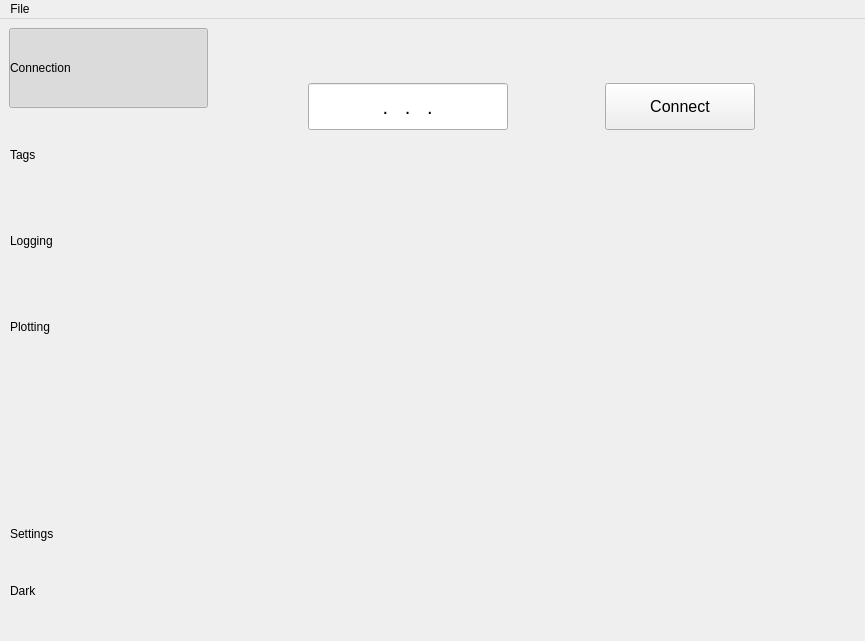
<?xml version="1.0" encoding="UTF-8"?>
<ui version="4.0">
 <class>MainWindow</class>
 <widget class="QMainWindow" name="MainWindow">
  <property name="geometry">
   <rect>
    <x>0</x>
    <y>0</y>
    <width>865</width>
    <height>641</height>
   </rect>
  </property>
  <property name="maximumSize">
   <size>
    <width>16777215</width>
    <height>16777215</height>
   </size>
  </property>
  <property name="windowTitle">
   <string>S7 Connector</string>
  </property>
  <property name="windowIcon">
   <iconset>
    <normaloff>icons/app_icon.jpg</normaloff>icons/app_icon.jpg</iconset>
  </property>
  <property name="tabShape">
   <enum>QTabWidget::TabShape::Rounded</enum>
  </property>
  <widget class="QWidget" name="centralwidget">
   <layout class="QVBoxLayout" name="verticalLayout_2" stretch="15,1">
    <property name="spacing">
     <number>0</number>
    </property>
    <item>
     <layout class="QVBoxLayout" name="mainContainer">
      <item>
       <layout class="QHBoxLayout" name="horizontalLayout" stretch="1,2">
        <property name="spacing">
         <number>0</number>
        </property>
        <property name="sizeConstraint">
         <enum>QLayout::SizeConstraint::SetDefaultConstraint</enum>
        </property>
        <item>
         <widget class="QWidget" name="menuContainer" native="true">
          <property name="sizePolicy">
           <sizepolicy hsizetype="Minimum" vsizetype="Minimum">
            <horstretch>0</horstretch>
            <verstretch>0</verstretch>
           </sizepolicy>
          </property>
          <property name="maximumSize">
           <size>
            <width>200</width>
            <height>16777215</height>
           </size>
          </property>
          <property name="styleSheet">
           <string notr="true">QPushButton {
text-align: left;

}</string>
          </property>
          <layout class="QVBoxLayout" name="verticalLayout_3" stretch="0,0">
           <property name="spacing">
            <number>6</number>
           </property>
           <property name="sizeConstraint">
            <enum>QLayout::SizeConstraint::SetDefaultConstraint</enum>
           </property>
           <property name="leftMargin">
            <number>0</number>
           </property>
           <property name="topMargin">
            <number>0</number>
           </property>
           <property name="rightMargin">
            <number>0</number>
           </property>
           <property name="bottomMargin">
            <number>0</number>
           </property>
           <item>
            <widget class="QWidget" name="pagesButtons" native="true">
             <property name="sizePolicy">
              <sizepolicy hsizetype="Minimum" vsizetype="Minimum">
               <horstretch>0</horstretch>
               <verstretch>0</verstretch>
              </sizepolicy>
             </property>
             <layout class="QVBoxLayout" name="pagesLayout" stretch="2,2,2,2,3,2">
              <property name="spacing">
               <number>6</number>
              </property>
              <property name="leftMargin">
               <number>0</number>
              </property>
              <property name="topMargin">
               <number>0</number>
              </property>
              <property name="rightMargin">
               <number>0</number>
              </property>
              <property name="bottomMargin">
               <number>0</number>
              </property>
              <item>
               <widget class="QPushButton" name="connectionButton">
                <property name="sizePolicy">
                 <sizepolicy hsizetype="Minimum" vsizetype="Preferred">
                  <horstretch>0</horstretch>
                  <verstretch>0</verstretch>
                 </sizepolicy>
                </property>
                <property name="layoutDirection">
                 <enum>Qt::LayoutDirection::LeftToRight</enum>
                </property>
                <property name="styleSheet">
                 <string notr="true"/>
                </property>
                <property name="text">
                 <string>Connection</string>
                </property>
                <property name="icon">
                 <iconset resource="res.qrc">
                  <normaloff>:/light/icons/conn_black.png</normaloff>:/light/icons/conn_black.png</iconset>
                </property>
                <property name="iconSize">
                 <size>
                  <width>24</width>
                  <height>24</height>
                 </size>
                </property>
                <property name="checkable">
                 <bool>true</bool>
                </property>
                <property name="checked">
                 <bool>true</bool>
                </property>
                <property name="flat">
                 <bool>true</bool>
                </property>
                <property name="class" stdset="0">
                 <string>pages-buttons</string>
                </property>
                <attribute name="buttonGroup">
                 <string notr="true">buttonGroup</string>
                </attribute>
               </widget>
              </item>
              <item>
               <widget class="QPushButton" name="tagsButton">
                <property name="sizePolicy">
                 <sizepolicy hsizetype="Minimum" vsizetype="Preferred">
                  <horstretch>0</horstretch>
                  <verstretch>0</verstretch>
                 </sizepolicy>
                </property>
                <property name="layoutDirection">
                 <enum>Qt::LayoutDirection::LeftToRight</enum>
                </property>
                <property name="styleSheet">
                 <string notr="true"/>
                </property>
                <property name="text">
                 <string>Tags</string>
                </property>
                <property name="icon">
                 <iconset resource="res.qrc">
                  <normaloff>:/light/icons/tags_black.png</normaloff>:/light/icons/tags_black.png</iconset>
                </property>
                <property name="iconSize">
                 <size>
                  <width>24</width>
                  <height>24</height>
                 </size>
                </property>
                <property name="checkable">
                 <bool>true</bool>
                </property>
                <property name="flat">
                 <bool>true</bool>
                </property>
                <property name="class" stdset="0">
                 <string>pages-buttons</string>
                </property>
                <attribute name="buttonGroup">
                 <string notr="true">buttonGroup</string>
                </attribute>
               </widget>
              </item>
              <item>
               <widget class="QPushButton" name="loggingButton">
                <property name="sizePolicy">
                 <sizepolicy hsizetype="Minimum" vsizetype="Preferred">
                  <horstretch>0</horstretch>
                  <verstretch>0</verstretch>
                 </sizepolicy>
                </property>
                <property name="layoutDirection">
                 <enum>Qt::LayoutDirection::LeftToRight</enum>
                </property>
                <property name="styleSheet">
                 <string notr="true"/>
                </property>
                <property name="text">
                 <string>Logging</string>
                </property>
                <property name="icon">
                 <iconset resource="res.qrc">
                  <normaloff>:/light/icons/logs_black.png</normaloff>:/light/icons/logs_black.png</iconset>
                </property>
                <property name="iconSize">
                 <size>
                  <width>24</width>
                  <height>24</height>
                 </size>
                </property>
                <property name="checkable">
                 <bool>true</bool>
                </property>
                <property name="flat">
                 <bool>true</bool>
                </property>
                <property name="class" stdset="0">
                 <string>pages-buttons</string>
                </property>
                <attribute name="buttonGroup">
                 <string notr="true">buttonGroup</string>
                </attribute>
               </widget>
              </item>
              <item>
               <widget class="QPushButton" name="plottingButton">
                <property name="sizePolicy">
                 <sizepolicy hsizetype="Minimum" vsizetype="Preferred">
                  <horstretch>0</horstretch>
                  <verstretch>0</verstretch>
                 </sizepolicy>
                </property>
                <property name="cursor">
                 <cursorShape>ArrowCursor</cursorShape>
                </property>
                <property name="layoutDirection">
                 <enum>Qt::LayoutDirection::LeftToRight</enum>
                </property>
                <property name="styleSheet">
                 <string notr="true"/>
                </property>
                <property name="text">
                 <string>Plotting</string>
                </property>
                <property name="icon">
                 <iconset resource="res.qrc">
                  <normaloff>:/light/icons/plot_black.png</normaloff>:/light/icons/plot_black.png</iconset>
                </property>
                <property name="checkable">
                 <bool>true</bool>
                </property>
                <property name="flat">
                 <bool>true</bool>
                </property>
                <property name="class" stdset="0">
                 <string>pages-buttons</string>
                </property>
                <attribute name="buttonGroup">
                 <string notr="true">buttonGroup</string>
                </attribute>
               </widget>
              </item>
              <item>
               <spacer name="verticalSpacer">
                <property name="orientation">
                 <enum>Qt::Orientation::Vertical</enum>
                </property>
                <property name="sizeHint" stdset="0">
                 <size>
                  <width>20</width>
                  <height>40</height>
                 </size>
                </property>
               </spacer>
              </item>
              <item>
               <widget class="QPushButton" name="settingsButton">
                <property name="sizePolicy">
                 <sizepolicy hsizetype="Minimum" vsizetype="Preferred">
                  <horstretch>0</horstretch>
                  <verstretch>0</verstretch>
                 </sizepolicy>
                </property>
                <property name="layoutDirection">
                 <enum>Qt::LayoutDirection::LeftToRight</enum>
                </property>
                <property name="text">
                 <string>Settings</string>
                </property>
                <property name="icon">
                 <iconset resource="res.qrc">
                  <normaloff>:/light/icons/settings_black.png</normaloff>:/light/icons/settings_black.png</iconset>
                </property>
                <property name="iconSize">
                 <size>
                  <width>24</width>
                  <height>24</height>
                 </size>
                </property>
                <property name="checkable">
                 <bool>true</bool>
                </property>
                <property name="flat">
                 <bool>true</bool>
                </property>
                <property name="class" stdset="0">
                 <string>pages-buttons</string>
                </property>
                <attribute name="buttonGroup">
                 <string notr="true">buttonGroup</string>
                </attribute>
               </widget>
              </item>
             </layout>
            </widget>
           </item>
           <item>
            <widget class="QPushButton" name="themeButton">
             <property name="sizePolicy">
              <sizepolicy hsizetype="Expanding" vsizetype="Minimum">
               <horstretch>0</horstretch>
               <verstretch>0</verstretch>
              </sizepolicy>
             </property>
             <property name="text">
              <string>Dark</string>
             </property>
             <property name="icon">
              <iconset resource="res.qrc">
               <normaloff>:/light/icons/darklight_black.png</normaloff>:/light/icons/darklight_black.png</iconset>
             </property>
             <property name="iconSize">
              <size>
               <width>24</width>
               <height>24</height>
              </size>
             </property>
             <property name="checkable">
              <bool>true</bool>
             </property>
             <property name="flat">
              <bool>true</bool>
             </property>
             <property name="class" stdset="0">
              <string>style-button</string>
             </property>
            </widget>
           </item>
          </layout>
         </widget>
        </item>
        <item>
         <widget class="QStackedWidget" name="stackedWidgets">
          <property name="currentIndex">
           <number>0</number>
          </property>
          <widget class="QWidget" name="connectionPage">
           <property name="minimumSize">
            <size>
             <width>648</width>
             <height>0</height>
            </size>
           </property>
           <property name="class" stdset="0">
            <string>panel</string>
           </property>
           <layout class="QVBoxLayout" name="verticalLayout_4" stretch="1,1,10">
            <item>
             <spacer name="verticalSpacer_2">
              <property name="orientation">
               <enum>Qt::Orientation::Vertical</enum>
              </property>
              <property name="sizeHint" stdset="0">
               <size>
                <width>20</width>
                <height>40</height>
               </size>
              </property>
             </spacer>
            </item>
            <item>
             <layout class="QHBoxLayout" name="horizontalLayout_2">
              <property name="sizeConstraint">
               <enum>QLayout::SizeConstraint::SetMaximumSize</enum>
              </property>
              <item>
               <widget class="QLineEdit" name="lineEdit">
                <property name="maximumSize">
                 <size>
                  <width>200</width>
                  <height>50</height>
                 </size>
                </property>
                <property name="font">
                 <font>
                  <pointsize>15</pointsize>
                 </font>
                </property>
                <property name="inputMask">
                 <string notr="true">000.000.000.000</string>
                </property>
                <property name="text">
                 <string>...</string>
                </property>
                <property name="frame">
                 <bool>true</bool>
                </property>
                <property name="alignment">
                 <set>Qt::AlignmentFlag::AlignCenter</set>
                </property>
                <property name="placeholderText">
                 <string>___.___.___.___</string>
                </property>
                <property name="clearButtonEnabled">
                 <bool>false</bool>
                </property>
               </widget>
              </item>
              <item>
               <widget class="QPushButton" name="connectPlcButton">
                <property name="maximumSize">
                 <size>
                  <width>150</width>
                  <height>50</height>
                 </size>
                </property>
                <property name="font">
                 <font>
                  <pointsize>12</pointsize>
                 </font>
                </property>
                <property name="text">
                 <string>Connect</string>
                </property>
               </widget>
              </item>
             </layout>
            </item>
            <item>
             <spacer name="verticalSpacer_3">
              <property name="orientation">
               <enum>Qt::Orientation::Vertical</enum>
              </property>
              <property name="sizeHint" stdset="0">
               <size>
                <width>20</width>
                <height>40</height>
               </size>
              </property>
             </spacer>
            </item>
           </layout>
          </widget>
          <widget class="QWidget" name="tagsPage">
           <property name="styleSheet">
            <string notr="true"/>
           </property>
           <property name="class" stdset="0">
            <string>panel</string>
           </property>
           <layout class="QVBoxLayout" name="verticalLayout_5"/>
          </widget>
          <widget class="QWidget" name="plottingPage">
           <property name="class" stdset="0">
            <string>panel</string>
           </property>
           <layout class="QVBoxLayout" name="verticalLayout_6"/>
          </widget>
          <widget class="QWidget" name="loggingPage">
           <property name="minimumSize">
            <size>
             <width>648</width>
             <height>524</height>
            </size>
           </property>
           <property name="class" stdset="0">
            <string>panel</string>
           </property>
           <layout class="QVBoxLayout" name="verticalLayout_7"/>
          </widget>
          <widget class="QWidget" name="settingsPage">
           <property name="class" stdset="0">
            <string>panel</string>
           </property>
           <layout class="QVBoxLayout" name="verticalLayout_8"/>
          </widget>
         </widget>
        </item>
       </layout>
      </item>
     </layout>
    </item>
    <item>
     <widget class="QWidget" name="statusBarContainer" native="true">
      <property name="sizePolicy">
       <sizepolicy hsizetype="Preferred" vsizetype="Fixed">
        <horstretch>0</horstretch>
        <verstretch>0</verstretch>
       </sizepolicy>
      </property>
      <property name="minimumSize">
       <size>
        <width>0</width>
        <height>30</height>
       </size>
      </property>
      <property name="maximumSize">
       <size>
        <width>16777215</width>
        <height>30</height>
       </size>
      </property>
      <layout class="QHBoxLayout" name="horizontalLayout_3" stretch="1,1,8">
       <item>
        <spacer name="horizontalSpacer">
         <property name="orientation">
          <enum>Qt::Orientation::Horizontal</enum>
         </property>
         <property name="sizeHint" stdset="0">
          <size>
           <width>40</width>
           <height>20</height>
          </size>
         </property>
        </spacer>
       </item>
       <item>
        <widget class="QLabel" name="connectionLabel">
         <property name="font">
          <font>
           <pointsize>12</pointsize>
           <bold>true</bold>
          </font>
         </property>
         <property name="text">
          <string/>
         </property>
         <property name="alignment">
          <set>Qt::AlignmentFlag::AlignCenter</set>
         </property>
         <property name="class" stdset="0">
          <string>connected-label</string>
         </property>
        </widget>
       </item>
       <item>
        <spacer name="horizontalSpacer_2">
         <property name="orientation">
          <enum>Qt::Orientation::Horizontal</enum>
         </property>
         <property name="sizeHint" stdset="0">
          <size>
           <width>40</width>
           <height>20</height>
          </size>
         </property>
        </spacer>
       </item>
      </layout>
     </widget>
    </item>
   </layout>
  </widget>
  <widget class="QMenuBar" name="menubar">
   <property name="geometry">
    <rect>
     <x>0</x>
     <y>0</y>
     <width>865</width>
     <height>33</height>
    </rect>
   </property>
   <widget class="QMenu" name="menuFile">
    <property name="title">
     <string>File</string>
    </property>
   </widget>
   <addaction name="menuFile"/>
  </widget>
 </widget>
 <resources>
  <include location="res.qrc"/>
 </resources>
 <connections>
  <connection>
   <sender>buttonGroup</sender>
   <signal>idClicked(int)</signal>
   <receiver>stackedWidgets</receiver>
   <slot>setCurrentIndex(int)</slot>
   <hints>
    <hint type="sourcelabel">
     <x>-1</x>
     <y>-1</y>
    </hint>
    <hint type="destinationlabel">
     <x>443</x>
     <y>305</y>
    </hint>
   </hints>
  </connection>
 </connections>
 <buttongroups>
  <buttongroup name="buttonGroup">
   <property name="exclusive">
    <bool>true</bool>
   </property>
  </buttongroup>
 </buttongroups>
</ui>
